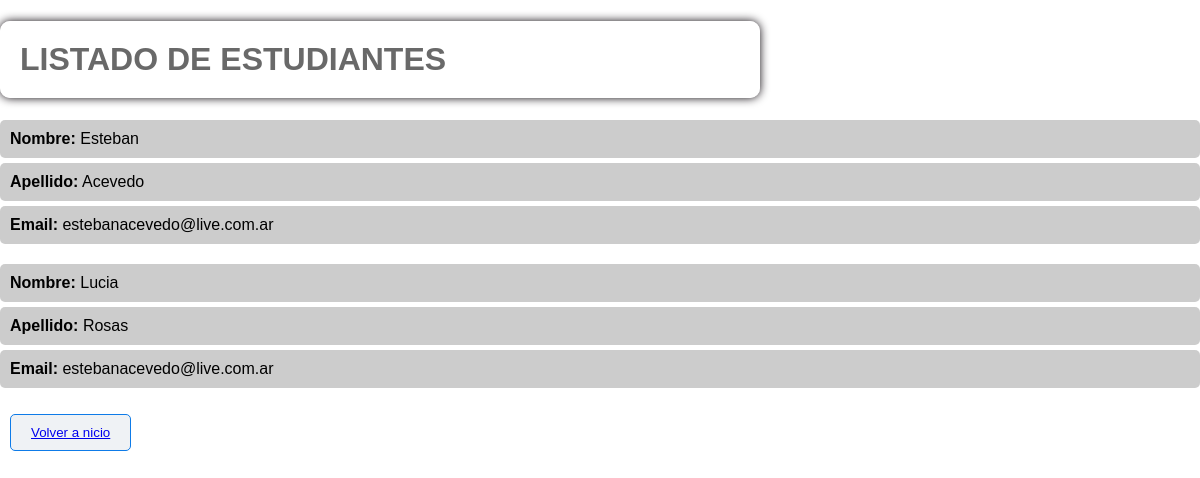
/estudiante/list, run on an earlier commit of the app's database.
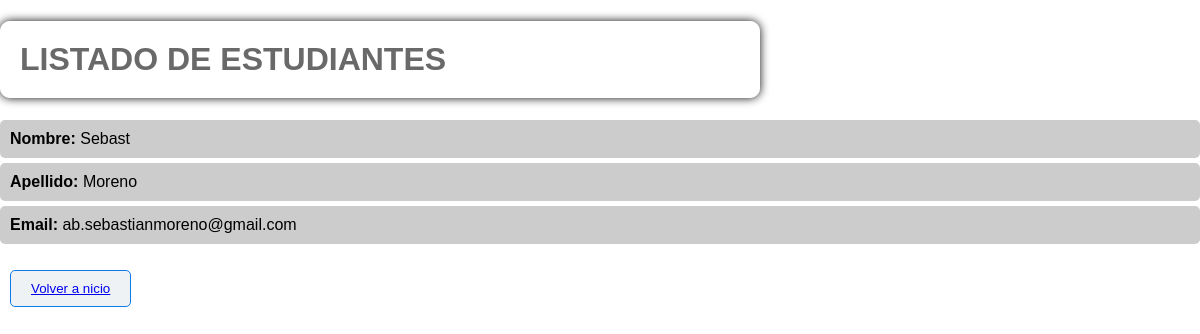
And on a later commit of the database.
### core/models.py (models this page shows, shortened)
class Estudiante(models.Model):
    nombre = models.CharField(max_length=30)
    apellido = models.CharField(max_length=30)
    email = models.EmailField()

### core/views.py (the view)
# urls.py: path("estudiante/list", views.estudiante_list, name="estudiante_list"),
def estudiante_list(request):
    consulta = models.Estudiante.objects.all()
    contexto = {"estudiante": consulta}
    return render(request, "core/estudiante_list.html", contexto)

### core/templates/core/estudiante_list.html (shortened to what this page needs)
{% extends 'core/base.html' %}
{% block contenido %}
<h1>LISTADO DE ESTUDIANTES</h1>
    {% for estudiante in estudiante %}
        <ul>
    <li>
        <strong>Nombre:</strong> {{ estudiante.nombre }}
    </li>
    <li>
        <strong>Apellido:</strong> {{ estudiante.apellido }}
    </li>
    <li>
        <strong>Email:</strong> {{ estudiante.email }}
    </li>
</ul>
{% endfor %}
<button class="btn2"><a href="{% url 'index' %}">Volver a nicio</a></button>
{% endblock contenido %}

What changed in the data, as far as the page shows it:
removed Estudiante: nombre "Esteban", apellido "Acevedo", email "estebanacevedo@live.com.ar"
removed Estudiante: nombre "Lucia", apellido "Rosas", email "estebanacevedo@live.com.ar"
added Estudiante: nombre "Sebast", apellido "Moreno", email "ab.sebastianmoreno@gmail.com"
